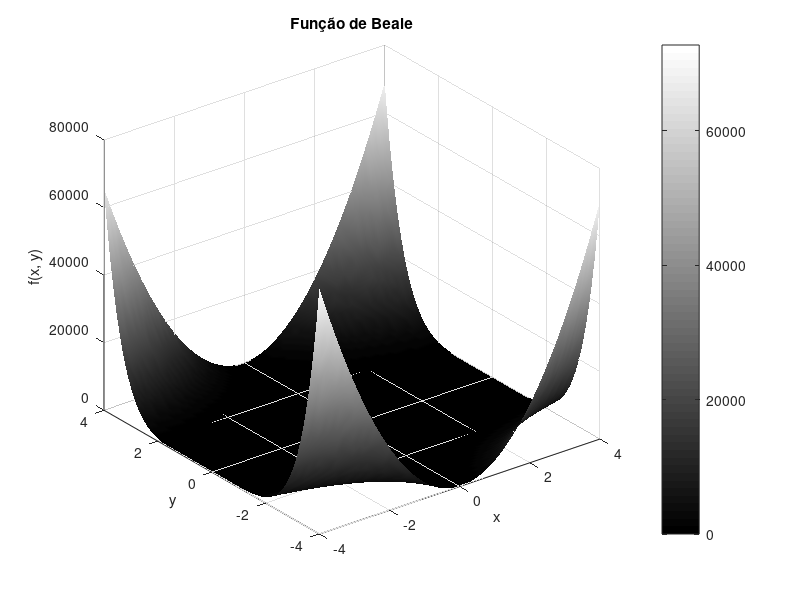

The MATLAB source for this figure:
% Definição da função de Beale para plotagem
bealeFunctionPlot = @(x, y) (1.5 - x + x.*y).^2 + ...
                            (2.25 - x + x.*y.^2).^2 + ...
                            (2.625 - x + x.*y.^3).^2;

% Criação de uma grade de pontos
[xGrid, yGrid] = meshgrid(-4:0.1:4, -4:0.1:4);

% Avaliação da função de Beale na grade de pontos
zGrid = bealeFunctionPlot(xGrid, yGrid);

% Criação do gráfico de superfície
figure;
surf(xGrid, yGrid, zGrid);
xlabel('x');
ylabel('y');
zlabel('f(x, y)');
title('Função de Beale');
colorbar;
shading interp;
colormap(gray); % Usar escala de cinza
